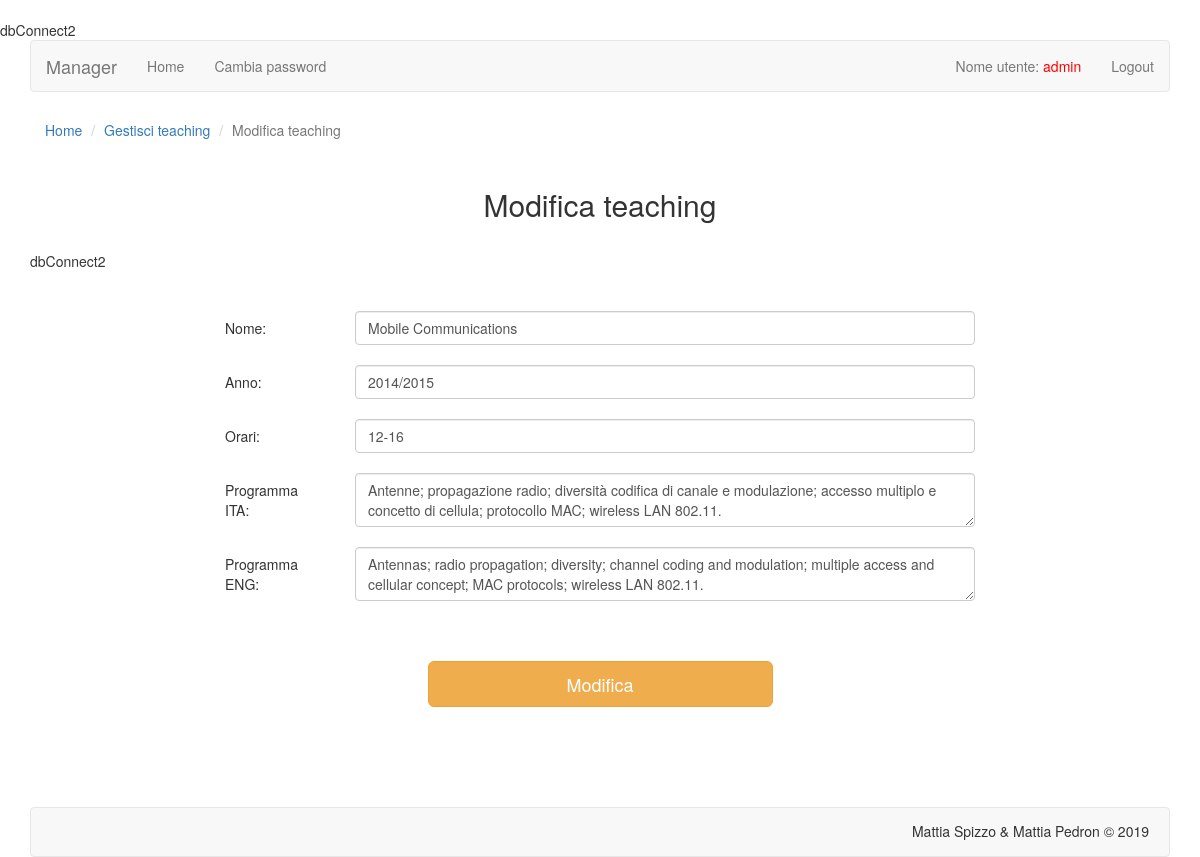
The page /manager/modifica-tea.php?id=13 (signed in) on the database its author committed.
### tables this page shows
CREATE TABLE IF NOT EXISTS `tea` (
  `id` int(11) NOT NULL AUTO_INCREMENT,
  `data` datetime NOT NULL,
  `anno` varchar(255) NOT NULL,
  `nome` varchar(255) NOT NULL,
  `testo_it` text NOT NULL,
  `testo_en` text NOT NULL,
  `orari` varchar(255) NOT NULL,
  PRIMARY KEY (`id`)
);

### manager/modifica-tea.php (the view, shortened to what this page needs)
<?php
	$id=$_GET['id'];
	$tabella="tea";
	include("head.php");
	include("header.php");
?>
	<div class="container">
<?php
	if(!isset($_SESSION["autenticato"])){
		echo "<div class=\"col-lg-12 col-md-12 col-sm-12 col-xs-12 spazio\"><div class=\"alert alert-danger text-center spazio-alto\"><strong>Per entrare in questa pagina devi essere autenticato.</strong></div></div>";
		include("footer.php");
	}
	else{
		include("menu.php");
?>
		<div class="row">
			<div class="col-lg-12">
				<ol class="breadcrumb">
					<li><a href="manager-home.php">Home</a></li>
					<li><a href="manager-pag-tea.php">Gestisci teaching</a></li>
					<li class="active">Modifica teaching</li>
				</ol>
			</div>
		</div>
		<div class="row">
			<div class="col-lg-6 col-lg-offset-3 col-md-6 col-md-offset-3 col-sm-8 col-sm-offset-2 col-xs-12">
				<h2 class="text-center">Modifica teaching</h2>
			</div>
		</div>
<?php
		$riga=elementoDaId($tabella, $id);
?>
	<div class="row spazio-alto">
		<div class="col-lg-8 col-lg-offset-2 col-md-8 col-md-offset-2 col-sm-10 col-sm-offset-1">
			<form method="post" action="modificato-tea.php?id=<?php echo $id; ?>" enctype="multipart/form-data">
				<div class="row spazio-sotto">
					<div class="col-lg-2 col-md-2 col-sm-2 margin-xs">Nome:</div>
					<div class="col-lg-10 col-md-10 col-sm-10">
						<input type="text" name="nome" class="form-control" placeholder="Nome corso" value="<?php echo $riga['nome']; ?>">
					</div>
				</div>
				<div class="row spazio-sotto">
					<div class="col-lg-2 col-md-2 col-sm-2 margin-xs">Anno:</div>
					<div class="col-lg-10 col-md-10 col-sm-10">
						<input type="text" name="anno" class="form-control" placeholder="Anno: es. 2015/2014" value="<?php echo $riga['anno']; ?>">
					</div>
				</div>
				<div class="row spazio-sotto">
					<div class="col-lg-2 col-md-2 col-sm-2 margin-xs">Orari:</div>
					<div class="col-lg-10 col-md-10 col-sm-10">
						<input type="text" name="orari" class="form-control" placeholder="Orari delle lezioni" value="<?php echo $riga['orari']; ?>">
					</div>
				</div>
				<div class="row spazio-sotto">
					<div class="col-lg-2 col-md-2 col-sm-2 margin-xs">Programma ITA:</div>
					<div class="col-lg-10 col-md-10 col-sm-10">
						<textarea id="editorck_it" name="testo_it" class="form-control" placeholder="Testo"><?php echo $riga['testo_it']; ?></textarea>
					</div>
				</div>
				<div class="row spazio-sotto">
					<div class="col-lg-2 col-md-2 col-sm-2 margin-xs">Programma ENG:</div>
					<div class="col-lg-10 col-md-10 col-sm-10">
						<textarea id="editorck_en" name="testo_en" class="form-control" placeholder="Testo"><?php echo $riga['testo_en']; ?></textarea>
					</div>
				</div>
				<div class="col-lg-6 col-lg-offset-3 col-md-6 col-md-offset-3 col-sm-8 col-sm-offset-2">
					<button type="submit" name="modifica" value="modifica" class="btn btn-lg btn-warning btn-block spazio-alto">Modifica</button>
				</div>
			</form>
		</div>
	</div>
<?php
	include("footer.php");
	}
?>

### rows shown on the page
tea: nome "Mobile Communications", anno "2014/2015", orari "12-16", testo_it "Antenne; propagazione radio; diversità codifica di canale e modulazione; accesso multiplo e concetto di cellula; protocollo MAC; wireless LAN 802.11.", testo_en "Antennas; radio propagation; diversity; channel coding and modulation; multiple access and cellular concept; MAC protocols; wireless LAN 802.11."

### other values the page prints
$_SESSION['user'] "admin"
